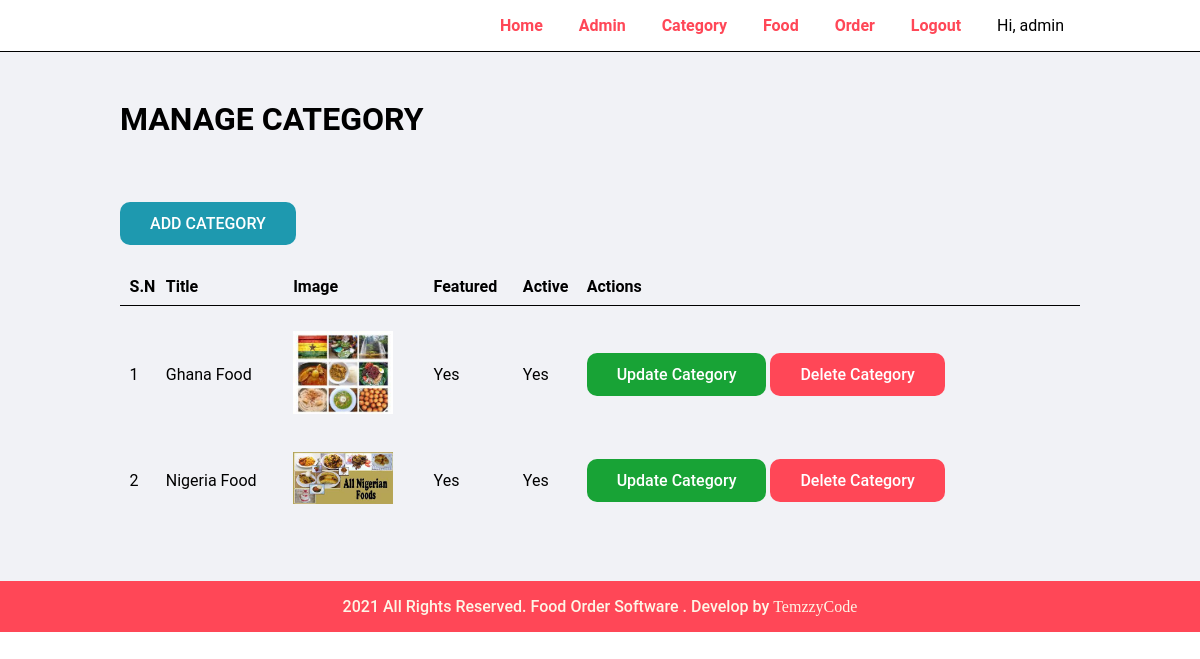
The app's page /admin/manage-category.php (signed in) with its own data.
### tables this page shows
CREATE TABLE `tbl_category` (
  `id` int(11) NOT NULL,
  `title` varchar(110) NOT NULL,
  `image_name` varchar(110) NOT NULL,
  `featured` varchar(20) NOT NULL,
  `active` varchar(20) NOT NULL
);

### admin/manage-category.php (the view, shortened to what this page needs)
<?php
require "../partials/header.php";
?>
     <div class="main-content">
        <div class="wrapper" >
        <h1>MANAGE CATEGORY</h1>
        <br>  <br>  <br>
            <br>
  <a class="btn-primary" href="<?php echo SITEURL?>admin/add-category.php">ADD CATEGORY</a>
  <br>
        <br>
        <table class="tbl-full">
                <tr>
                        <th>S.N</th>
                        <th>Title</th>
                        <th>Image</th>
                        <th>Featured</th>
                        <th>Active</th>
                        <th>Actions</th>
                </tr>
                <?php
                        $sql = "SELECT * FROM tbl_category ORDER BY id DESC";
                        $res = mysqli_query($con, $sql);
                        if($res){
                                $sn = 1;
                        $count = mysqli_num_rows($res);
                                if($count>0){
                                        while($row=mysqli_fetch_assoc($res)){
                                             $id = $row['id'];
                                             $title = $row['title'];
                                             $image_name = $row['image_name'];
                                             $featured = $row['featured'];
                                             $active = $row['active'];
                                             ?>
                                             <tr>
                                             <td><?php echo $sn++; ?> </td>
                                             <td><?php echo $title; ?></td>
                                             <td>
                                                     <?php
                                                        if($image_name!=""){
                                                                ?>
                                                                <img src="<?php echo SITEURL ?>images/category/<?php echo $image_name; ?>" width="100px" >
                                                                <?php
                                                        } else {
                                                                echo "<div style='color: red;' class=''> Image Not added </div>";
                                                        }
                                                     ?>
                                             </td>
                                             <td><?php echo $featured; ?></td>
                                             <td><?php echo $active; ?></td>
                                             <td><a class="btn-secondary1" href="<?php echo SITEURL ?>admin/update-category.php?id=<?php echo $id; ?>">Update Category</a>
                                             <a class="btn-secondary2" href="<?php echo SITEURL; ?>admin/delete-category.php?id=<?php echo $id;?>&image_name=<?php echo $image_name; ?>">Delete Category</a></td>
                                     </tr>
                                     <?php
                                        }
                                }
                        }
                ?>
        </table>
        </div>
</div>
        <?php
require "../partials/footer.php";
?>

### css/admin.css (style rules this page uses)
* { margin: 0; padding: 0; font-family: roboto; }
.wrapper { padding: 1rem; width: 80%; margin: 0 auto; }
.main-content { background-color: #f1f2f6; padding: 2rem 0; }
.tbl-full { width: 100%; }
table { border-spacing: 0 15px; }
table tr th { border-bottom: 1px solid #000000; padding: 1%; text-align: left; }
table tr td { padding: 1%; }
table tr { margin: 10rem; }
.btn-primary { background-color: rgb(30, 153, 175); padding: 12px 30px; border-radius: 10px; text-decoration: none; color: white; font-weight: 500; cursor: pointer; }
.btn-secondary1 { background-color: rgb(24, 163, 54); padding: 12px 30px; border-radius: 10px; text-decoration: none; color: white; font-weight: 500; cursor: pointer; }
.btn-secondary2 { background-color: #ff4757; padding: 12px 30px; border-radius: 10px; text-decoration: none; color: white; font-weight: 500; cursor: pointer; cursor: pointer; }

### records on screen
tbl_category: title "Ghana Food", image_name (picture), featured "Yes", active "Yes"
tbl_category: title "Nigeria Food", image_name (picture), featured "Yes", active "Yes"

### other values on screen
$_SESSION['username'] "admin"
